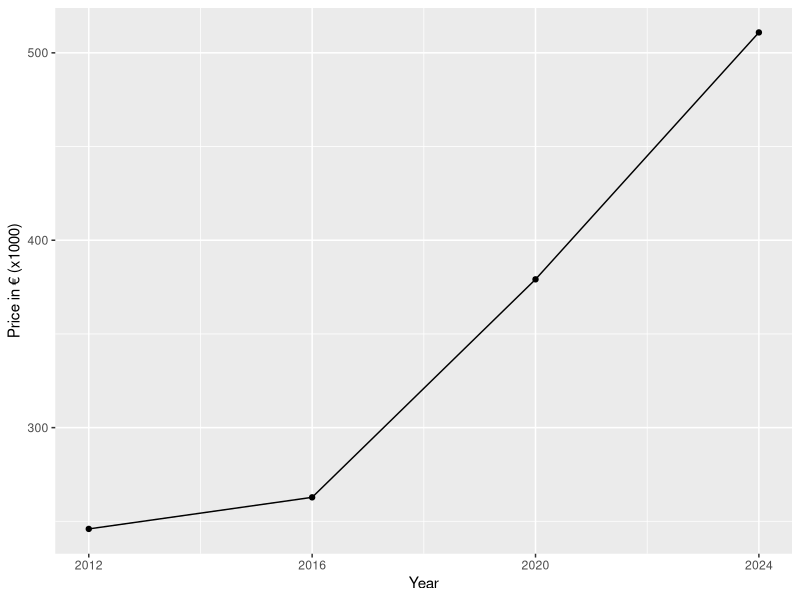

Recreate this plot in R. (Note: this script raises an error after producing the figure.)
library(tidyverse)

Aantal_woningen <- read_csv("data/Naamloze spreadsheet - Voorraad_woningen_en_niet_woningen__mutaties__gebruiksfunctie__regio_04062025_144455.csv")
rm(Naamloze_spreadsheet_Voorraad_woningen_en_niet_woningen_mutaties_gebruiksfunctie_regio_04062025_144455)

Verkoopprijzen <- read_csv("data/Bestaande_koopwoningen__gemiddelde_verkoopprijzen__regio_04062025_144458 - Bestaande_koopwoningen__gemiddelde_verkoopprijzen__regio_04062025_144458.csv")
rm(Naamloze_spreadsheet_Bevolkingsontwikkeling_regio_per_maand_04062025_144448)

Bevolkingsgroei <- read_csv("data/Naamloze spreadsheet - Bevolkingsontwikkeling__regio_per_maand_04062025_144448.csv")
rm(Naamloze_spreadsheet_Bevolkingsontwikkeling_regio_per_maand_04062025_144448)

#install.packages("tidyverse")

require(tidyverse)

# === Bevolkingsontwikkeling ===

bevolking_long <- Bevolkingsgroei %>%
  pivot_longer(
    cols = c("2012", "2016", "2020", "2024"),
    names_to = "jaar",
    values_to = "waarde"
  )

# === Koopwoningen ===

#koopwoningen_long <- Aantal_woningen %>%
# pivot_longer(
#  cols = c("2012", "2016", "2020", "2024"),
# names_to = "jaar",
#values_to = "waarde")

# === Koopwoningen ===
koopwoningen <- read_csv("data/Bestaande_koopwoningen__gemiddelde_verkoopprijzen__regio_04062025_144458 - Bestaande_koopwoningen__gemiddelde_verkoopprijzen__regio_04062025_144458.csv")

Verkoopprijzen_long <- Verkoopprijzen %>%
  pivot_longer(
    cols = c("2012", "2016", "2020", "2024"),
    names_to = "jaar",
    values_to = "waarde")

Aantal_woningen <- Aantal_woningen %>%
  rename(jaar = Perioden)
Aantal_woningen$jaar <- as.character(Aantal_woningen$jaar)

dataframe <- full_join(Verkoopprijzen_long, bevolking_long, by=c("jaar", "Regio's"))

df <- full_join(dataframe, Aantal_woningen, by=c("jaar","Regio's"))

remove_missing(df, na.rm = FALSE, vars = c("waarde.x", "waarde.y","Beginstand voorraad", "Nieuwbouw", "Eindstand Voorraad"), finite = FALSE)

df2 <- remove_missing(df, na.rm = FALSE,
                      vars = c("waarde.x", "waarde.y","Beginstand voorraad", "Nieuwbouw", "Eindstand Voorraad"), 
                      finite = FALSE)
df2$Verkoopprijs <- df2$waarde.x
df2$BevolkGrootte <- df2$waarde.y
df2$waarde.x <- NULL
df2$waarde.y <- NULL
df2$Onderwerp.x <- NULL
df2$Onderwerp.y <- NULL

#filter op regio
plotdata = df2 %>% filter(`Regio's` == "Amersfoort")

#tijdsvisualisatie
plotdata$jaar <- as.numeric(plotdata$jaar)

ggplot(plotdata, aes(x = jaar, y = Verkoopprijs)) +
  geom_point() +
  xlab("Year") +
  ylab("Price in € (x1000)") +
  geom_line() +
  scale_y_continuous(
  breaks = seq(300000, 500000, 100000),    
  labels = function(x) x / 1000) +
  scale_x_continuous(breaks = c(2012, 2016, 2020, 2024))

#subgroep analyse

#voorstel jack voor later
q1price <- subset(df2, waarde.x >= quartiles[1] & value <= quartiles[2])  # 0–25%
q2price <- subset(df2, waarde.x >  quartiles[2] & value <= quartiles[3])  # 25–50%
q3price <- subset(df2, waarde.x >  quartiles[3] & value <= quartiles[4])  # 50–75%
q4price <- subset(df2, waarde.x >  quartiles[4] & value <= quartiles[5])  # 75–100%
